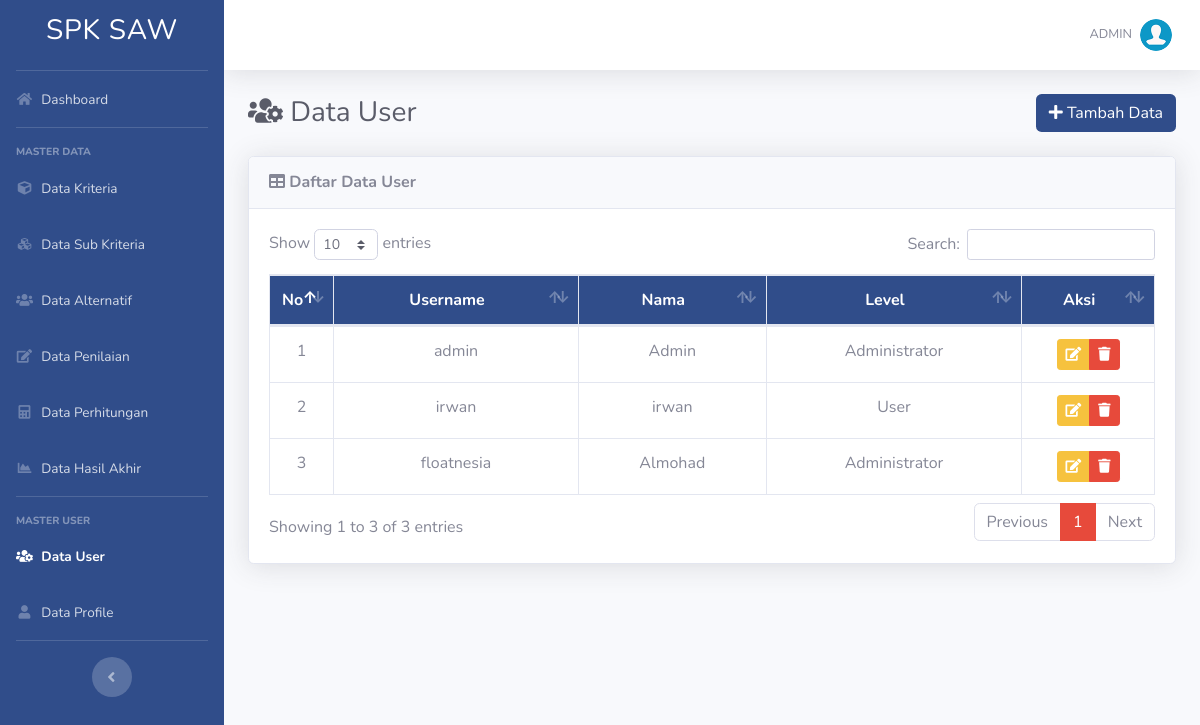
Screenshot of /list-user.php (signed in) with the database file from the repository.
### tables this page shows
CREATE TABLE `user` (
  `id_user` int(5) NOT NULL,
  `username` varchar(16) NOT NULL,
  `password` varchar(50) NOT NULL,
  `nama` varchar(70) NOT NULL,
  `email` varchar(50) DEFAULT NULL,
  `role` char(1) NOT NULL
);

### list-user.php (the view, shortened to what this page needs)
<?php require_once('includes/init.php'); ?>
<?php
require_once('template/header.php');
?>
<div class="d-sm-flex align-items-center justify-content-between mb-4">
    <h1 class="h3 mb-0 text-gray-800"><i class="fas fa-fw fa-users-cog"></i> Data User</h1>
    <a href="tambah-user.php" class="btn" style="background: #304d8a; color:#fff"> <i class="fa fa-plus"></i> Tambah Data </a>
</div>
<div class="card shadow mb-4">
    <div class="card-header py-3">
        <h6 class="m-0 font-weight-bold"><i class="fa fa-table"></i> Daftar Data User</h6>
    </div>
    <div class="card-body">
		<div class="table-responsive">
			<table class="table table-bordered" id="dataTable" width="100%" cellspacing="0">
				<thead class="text-white" style="background: #304d8a;">
					<tr align="center">
						<th width="5%">No</th>
						<th>Username</th>
						<th>Nama</th>
						<th>Level</th>
						<th width="15%">Aksi</th>
					</tr>
				</thead>
				<tbody>
				<?php
				$no=0;
				$query = mysqli_query($koneksi,"SELECT * FROM user");
				while($data = mysqli_fetch_array($query)):
				$no++;
				?>
					<tr align="center">
						<td><?php echo $no; ?></td>
						<td><?php echo $data['username']; ?></td>
						<td><?php echo $data['nama']; ?></td>
						<td>
						<?php
						if($data['role'] == 1) {
							echo 'Administrator';
						} elseif($data['role'] == 2) {
							echo 'User';
						}
						?>
						</td>
						<td>
							<div class="btn-group" role="group">
								<a data-toggle="tooltip" data-placement="bottom" title="Edit Data" href="edit-user.php?id=<?php echo $data['id_user']; ?>" class="btn btn-warning btn-sm"><i class="fa fa-edit"></i></a>
								<a  data-toggle="tooltip" data-placement="bottom" title="Hapus Data" href="hapus-user.php?id=<?php echo $data['id_user']; ?>" onclick="return confirm ('Apakah anda yakin untuk meghapus data ini')" class="btn btn-danger btn-sm"><i class="fa fa-trash"></i></a>
							</div>
						</td>
					</tr>
				<?php endwhile; ?>
				</tbody>
			</table>
		</div>
	</div>
</div>
<?php
require_once('template/footer.php');
?>

### rows the page displays
user: username "admin", nama "Admin", role "Administrator"
user: username "irwan", nama "irwan", role "User"
user: username "floatnesia", nama "Almohad", role "Administrator"

### other values shown
$_SESSION['username'] "ADMIN"
